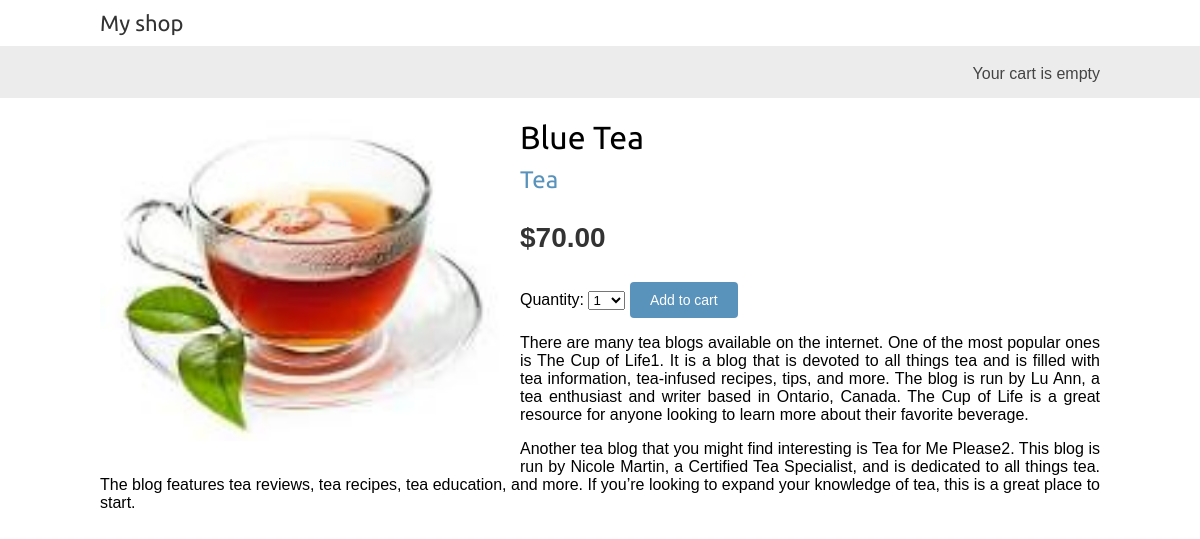
The app's page /shop/3/blue-tea/ with its own data.
### shop/models.py (models this page shows, shortened)
class Product(models.Model):
    category = models.ForeignKey(Category, related_name='product', on_delete=models.CASCADE)
    name = models.CharField(max_length=200)
    slug = models.SlugField(max_length=200)
    image = models.ImageField(upload_to='products/%Y/%m/%d', blank=True)
    description = models.TextField(blank=True)
    price = models.DecimalField(max_digits=10, decimal_places=2)
    available = models.BooleanField(default=True)
    created = models.DateTimeField(auto_now_add=True)
    updated = models.DateTimeField(auto_now=True)
    class Meta:
        ordering = ['name']
        indexes = [
            models.Index(fields=['id', 'slug']),
            models.Index(fields=['name']),
            models.Index(fields=['-created']),
        ]

class Category(models.Model):
    name = models.CharField(max_length=200)
    slug = models.SlugField(max_length=200, unique=True)
    class Meta:
        ordering = ['name']
        indexes = [
            models.Index(fields=['name']),
        ]
        verbose_name = 'category'
        verbose_name_plural = 'categories'
    def __str__(self):
        return self.name
    def get_absolute_url(self):
        return reverse('shop:product_list_by_category', args=[self.slug])

### shop/views.py (the view)
# urls.py: path('<int:id>/<slug:slug>/', views.product_detail, name='product_detail'),
def product_detail(request, id, slug):
    product = get_object_or_404(Product,
                                id=id,
                                slug=slug,
                                available=True)
    cart_product_form = CartAddProductForm()
    return render(request,
                  'shop/product/detail.html',
                  {'product': product,
                   'cart_product_form': cart_product_form})

### cart/forms.py
class CartAddProductForm(forms.Form):
    quantity = forms.TypedChoiceField(
        choices=PRODUCT_QUANTITY_CHOICES,
        coerce=int)
    override = forms.BooleanField(required=False,
                                  initial=False,
                                  widget=forms.HiddenInput)

### cart/cart.py (called while the page is built)
    def __len__(self):
        return sum(item['quantity'] for item in self.cart.values())

### cart/context_processors.py (called while the page is built)
def cart(request):
    return {'cart': Cart(request)}

### templates/shop/product/detail.html (shortened to what this page needs)
{% extends 'shop/base.html' %}
{% load static %}
{% block content %}
    <div class="product-detail">
        <img src="{% if product.image %}{{ product.image.url }}{% else %}
    {% static "img/no_image.png" %}{% endif %}">
        <h1>{{ product.name }}</h1>
        <h2>
            <a href="{{ product.category.get_absolute_url }}">
                {{ product.category }}
            </a>
        </h2>
        <p class="price">${{ product.price }}</p>
        <form action="{% url "cart:cart_add" product.id %}"  method="POST">
            {{ cart_product_form }}
            <input type="submit" value="Add to cart">
        </form>
        {{ product.description|linebreaks }}
    </div>
{% endblock %}

### shop/static/css/base.css (style rules this page uses)
body { margin:0; padding:0; font-family:helvetica, sans-serif; }
h1, h2, h3, h4, h5 , h6 { font-family: 'Ubuntu', sans-serif; font-weight:normal; }
a { text-decoration:none; color:#5993bb; }
a.button, input[type="submit"] { color:#fff; background:#5993bb; border-radius:4px; padding:10px 20px; font-size:14px; border:0; }
.product-detail { text-align:justify; }
.product-detail .price { color:#333; font-size:28px; font-weight:bold; }
.product-detail img { width:40%; float:left; padding:0 20px 20px 0; }
.product-detail h1 { margin-bottom:0; }
.product-detail h2 { margin-top:10px; }

### records on screen
Product: image (picture), name "Blue Tea", category "Tea", price "70.00", description "There are many tea blogs available on the internet. One of the most popular ones is The Cup of Life1. It is a blog that is devoted to all things tea and is filled with tea information, tea-infused recipes, tips, and more. The blog is run by Lu Ann, a tea enthusiast and writer based in Ontario, Canada. The Cup of Life is a great resource for anyone looking to learn more about their favorite beverage. Another tea blog that you might find interesting is Tea for Me Please2. This blog is run by Nicole Martin, a Certified Tea Specialist, and is dedicated to all things tea. The blog features tea reviews, tea recipes, tea education, and more. If you’re looking to expand your knowledge of tea, this…"
